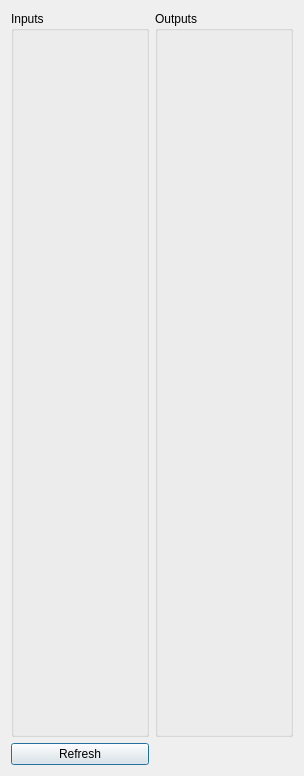
<?xml version="1.0" encoding="UTF-8"?>
<ui version="4.0">
 <class>MtbLedIOWindow</class>
 <widget class="QDialog" name="MtbLedIOWindow">
  <property name="geometry">
   <rect>
    <x>0</x>
    <y>0</y>
    <width>304</width>
    <height>776</height>
   </rect>
  </property>
  <property name="windowTitle">
   <string notr="true">Dialog</string>
  </property>
  <layout class="QGridLayout" name="gridLayout" rowstretch="0,0" columnstretch="1,1">
   <property name="verticalSpacing">
    <number>6</number>
   </property>
   <item row="0" column="1">
    <widget class="QGroupBox" name="gb_outputs">
     <property name="title">
      <string>Outputs</string>
     </property>
     <layout class="QGridLayout" name="gridLayout_3" rowstretch="0" columnstretch="0">
      <property name="sizeConstraint">
       <enum>QLayout::SizeConstraint::SetDefaultConstraint</enum>
      </property>
      <item row="0" column="0">
       <layout class="QGridLayout" name="gl_outputs"/>
      </item>
     </layout>
    </widget>
   </item>
   <item row="1" column="0">
    <widget class="QPushButton" name="b_refresh">
     <property name="text">
      <string>Refresh</string>
     </property>
     <property name="shortcut">
      <string notr="true">Ctrl+R</string>
     </property>
    </widget>
   </item>
   <item row="0" column="0">
    <widget class="QGroupBox" name="gb_inputs">
     <property name="sizePolicy">
      <sizepolicy hsizetype="Preferred" vsizetype="Preferred">
       <horstretch>0</horstretch>
       <verstretch>0</verstretch>
      </sizepolicy>
     </property>
     <property name="title">
      <string>Inputs</string>
     </property>
     <layout class="QGridLayout" name="gridLayout_2" rowstretch="0" columnstretch="0">
      <item row="0" column="0">
       <layout class="QGridLayout" name="gl_inputs"/>
      </item>
     </layout>
    </widget>
   </item>
  </layout>
 </widget>
 <resources/>
 <connections/>
</ui>
